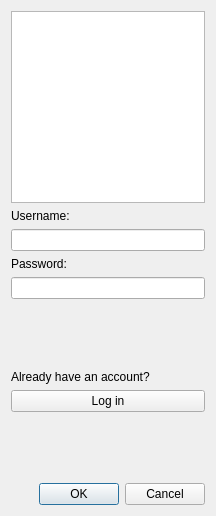
<?xml version="1.0" encoding="UTF-8"?>
<ui version="4.0">
 <class>CreateAccount</class>
 <widget class="QDialog" name="CreateAccount">
  <property name="geometry">
   <rect>
    <x>0</x>
    <y>0</y>
    <width>216</width>
    <height>516</height>
   </rect>
  </property>
  <property name="windowTitle">
   <string>Dialog</string>
  </property>
  <layout class="QVBoxLayout" name="verticalLayout">
   <item>
    <widget class="QGraphicsView" name="graphicsView"/>
   </item>
   <item>
    <widget class="QLabel" name="LabelUsername">
     <property name="text">
      <string>Username:</string>
     </property>
    </widget>
   </item>
   <item>
    <widget class="QLineEdit" name="TextUsername"/>
   </item>
   <item>
    <widget class="QLabel" name="LabelPassword">
     <property name="text">
      <string>Password:</string>
     </property>
    </widget>
   </item>
   <item>
    <widget class="QLineEdit" name="TextPassword">
     <property name="echoMode">
      <enum>QLineEdit::Password</enum>
     </property>
    </widget>
   </item>
   <item>
    <spacer name="verticalSpacer">
     <property name="orientation">
      <enum>Qt::Vertical</enum>
     </property>
     <property name="sizeHint" stdset="0">
      <size>
       <width>20</width>
       <height>40</height>
      </size>
     </property>
    </spacer>
   </item>
   <item>
    <widget class="QLabel" name="label">
     <property name="text">
      <string>Already have an account?</string>
     </property>
    </widget>
   </item>
   <item>
    <widget class="QPushButton" name="pushButton">
     <property name="sizePolicy">
      <sizepolicy hsizetype="Minimum" vsizetype="Fixed">
       <horstretch>0</horstretch>
       <verstretch>0</verstretch>
      </sizepolicy>
     </property>
     <property name="text">
      <string>Log in</string>
     </property>
    </widget>
   </item>
   <item>
    <spacer name="verticalSpacer_2">
     <property name="orientation">
      <enum>Qt::Vertical</enum>
     </property>
     <property name="sizeHint" stdset="0">
      <size>
       <width>20</width>
       <height>40</height>
      </size>
     </property>
    </spacer>
   </item>
   <item>
    <widget class="QDialogButtonBox" name="buttonBox">
     <property name="orientation">
      <enum>Qt::Horizontal</enum>
     </property>
     <property name="standardButtons">
      <set>QDialogButtonBox::Cancel|QDialogButtonBox::Ok</set>
     </property>
    </widget>
   </item>
  </layout>
 </widget>
 <resources/>
 <connections>
  <connection>
   <sender>buttonBox</sender>
   <signal>accepted()</signal>
   <receiver>CreateAccount</receiver>
   <slot>accept()</slot>
   <hints>
    <hint type="sourcelabel">
     <x>248</x>
     <y>254</y>
    </hint>
    <hint type="destinationlabel">
     <x>157</x>
     <y>274</y>
    </hint>
   </hints>
  </connection>
  <connection>
   <sender>buttonBox</sender>
   <signal>rejected()</signal>
   <receiver>CreateAccount</receiver>
   <slot>reject()</slot>
   <hints>
    <hint type="sourcelabel">
     <x>316</x>
     <y>260</y>
    </hint>
    <hint type="destinationlabel">
     <x>286</x>
     <y>274</y>
    </hint>
   </hints>
  </connection>
 </connections>
</ui>
